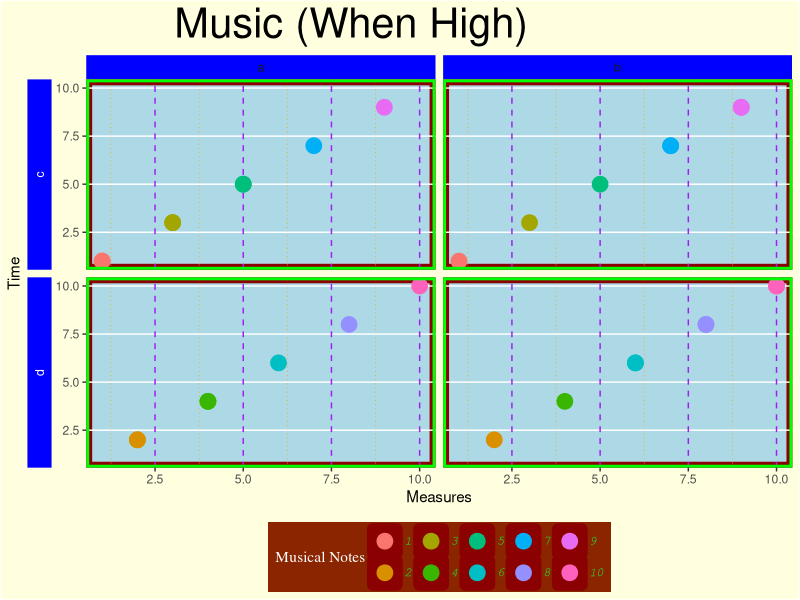

Recreate this plot in R.
library(ggplot2)

points <- 
  data.frame(
    x = rep(1:10,3), 
    y = rep(1:10,3), 
    z = sort(rep(letters[1:2], 15)),
    w = rep(letters[3:4], 15)
  )

ggplot(data = points, 
       mapping = aes(x = x, y = y, col = factor(x))) + 
  geom_point(size = 5) + 
  facet_grid(w ~ z, switch = "y") +
  theme(
    
    plot.background = element_rect(fill = "lightyellow"),
    plot.title = element_text(size = 30, hjust = 0.25),
    plot.subtitle = element_text(size = 30, hjust = 0.75, color = "mediumvioletred", family = "serif"),
    plot.caption = element_text(size = 20, face = "italic", angle = 25),
    
    panel.background = element_rect(fill = 'lightblue', colour = 'darkred', size = 4),
    panel.border = element_rect(fill = NA, color = "green", size = 2),
    panel.grid.major.x = element_line(color = "purple", linetype = 2),
    panel.grid.minor.x = element_line(color = "orange", linetype = 3),
    panel.grid.minor.y = element_blank(),
    
    
    strip.background = element_rect(fill = "blue"),
    strip.text.y = element_text(color = "white"),
    strip.placement = "outside",
    
    legend.background = element_rect(fill = "orangered4"),
    legend.key = element_rect(fill = "orange"),
    legend.direction = "horizontal",
    legend.position = "bottom",
    legend.justification = "center",
    legend.title = element_text(family = "serif", color = "white"),
    legend.text = element_text(family = "mono", face = "italic", color = "limegreen")
    
  ) +
  labs(title = "Music (When High)",
       x = "Measures",
       y = "Time",
       col = "Musical Notes") 

